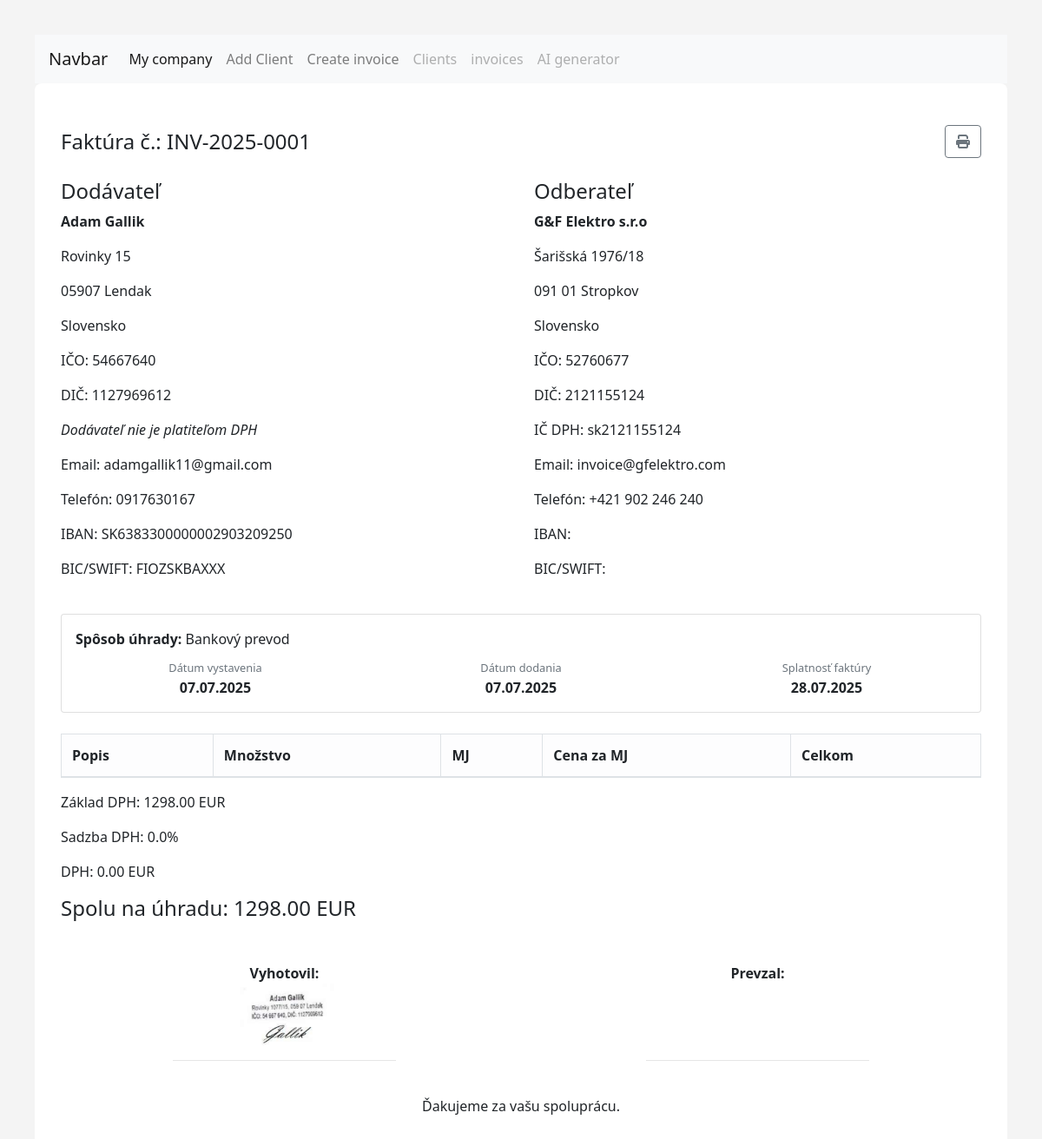
The app's page /invoice/1, older data.
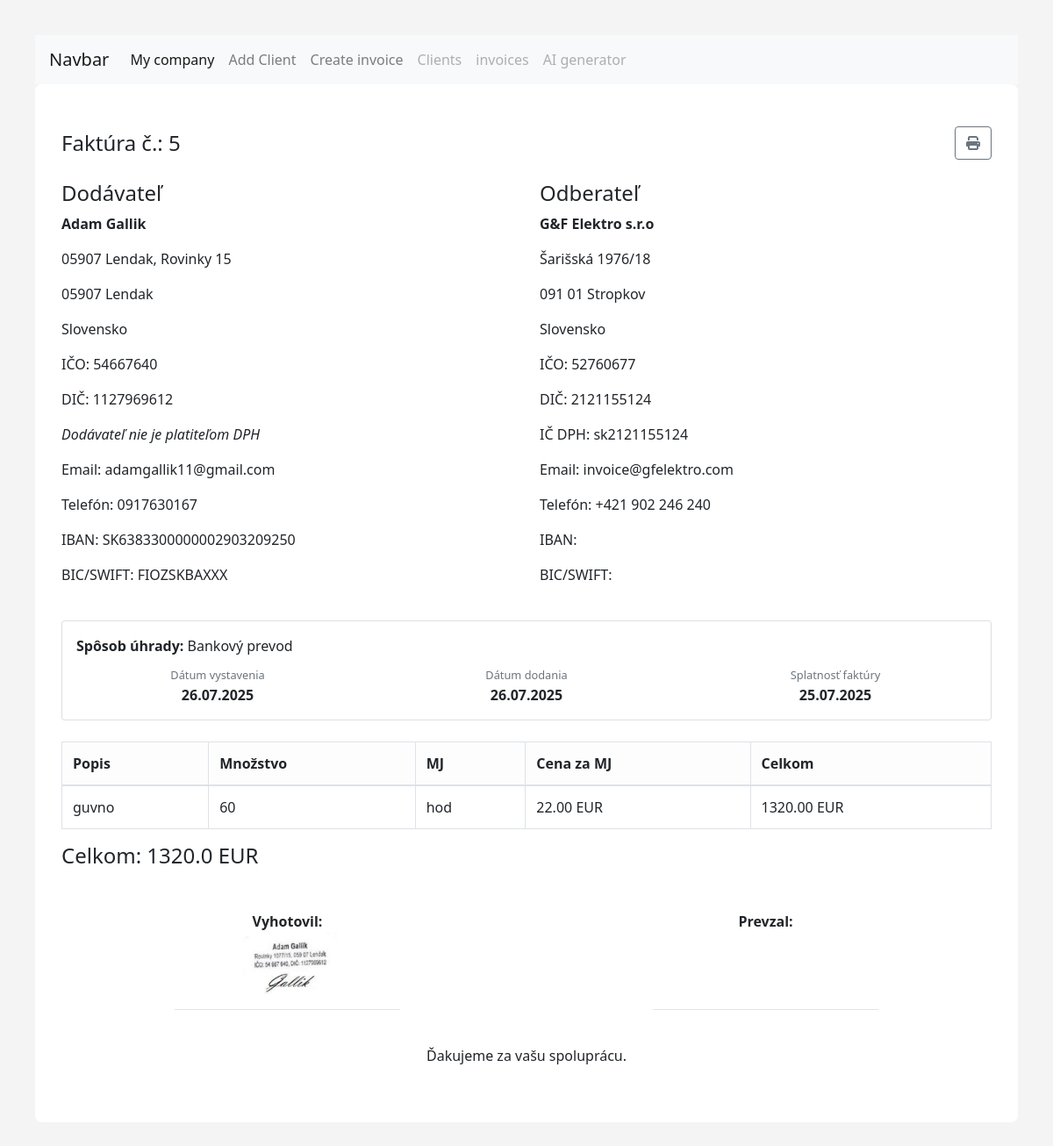
The same page, newer data.
### models.py (models this page shows)
class Invoice(db.Model):
        __tablename__ = 'invoices'
        id = db.Column(db.Integer, primary_key=True)
        invoice_number = db.Column(db.String(50), nullable=False)
        date = db.Column(db.Date, nullable=False)
        due_date = db.Column(db.Date, nullable=False)
        currency = db.Column(db.String(10), nullable=False)
        total_cost = db.Column(db.Float, nullable=False)  # Total cost calculated as quantity
        vat_rate = db.Column(db.Float, nullable=True, default=0.0)  # VAT rate in percentage
        client_id = db.Column(db.Integer, db.ForeignKey('clients.id'), nullable=False)
        company_id = db.Column(db.Integer, db.ForeignKey('companies.id'), nullable=False)  # Foreign key to the company
        company= db.relationship('Company', backref=db.backref('invoices', lazy=True))
        client = db.relationship('Client', backref=db.backref('invoices', lazy=True))
        items = db.relationship("InvoiceItem", back_populates="invoice", cascade="all, delete-orphan")
        created_at = db.Column(db.DateTime, default=datetime.now(timezone.utc))  # Timestamp when the invoice was created

class Company(db.Model):
        __tablename__ = 'companies'
        id = db.Column(db.Integer, primary_key=True)
        name = db.Column(db.String(100), nullable=False)
        ico = db.Column(db.String(20), nullable=False)
        dic = db.Column(db.String(20), nullable=False)
        street = db.Column(db.String(100), nullable=False)
        city = db.Column(db.String(50), nullable=False)
        zip_code = db.Column(db.String(20), nullable=False)
        country = db.Column(db.String(50), nullable=False)
        email = db.Column(db.String(100), nullable=False)
        phone = db.Column(db.String(20), nullable=False)
        iban = db.Column(db.String(34), nullable=False)
        bic = db.Column(db.String(11), nullable=False)
        payment_method = db.Column(db.String(50), nullable=False)
        is_vat_payer = db.Column(db.Boolean, default=False)
        ic_dph = db.Column(db.String(20), nullable=True)  # Optional field for VAT ID if the

class Client(db.Model):
        __tablename__ = 'clients'
        id = db.Column(db.Integer, primary_key=True)
        name = db.Column(db.String(100), nullable=False)
        ico = db.Column(db.String(20), nullable=False)
        dic = db.Column(db.String(20), nullable=False)
        street = db.Column(db.String(100), nullable=False)
        city = db.Column(db.String(50), nullable=False)
        zip_code = db.Column(db.String(20), nullable=False)
        country = db.Column(db.String(50), nullable=False)
        email = db.Column(db.String(100), nullable=False)
        phone = db.Column(db.String(20), nullable=False)
        iban = db.Column(db.String(34), nullable=False)
        bic = db.Column(db.String(11), nullable=False)
        payment_method = db.Column(db.String(50), nullable=False)
        is_vat_payer = db.Column(db.Boolean, default=False)
        ic_dph = db.Column(db.String(20), nullable=True)  # Optional field for VAT ID if the client is a VAT payer

class InvoiceItem(db.Model):
    __tablename__ = 'invoice_items'
    id = db.Column(db.Integer, primary_key=True)
    invoice_id = db.Column(db.Integer, db.ForeignKey('invoices.id'), nullable=False)
    description = db.Column(db.String(200), nullable=False)
    quantity = db.Column(db.Integer, nullable=False)
    unit=db.Column(db.String(50), nullable=False)  # e.g., "pcs", "kg", etc.
    price_per_item = db.Column(db.Float, nullable=False)
    total_cost = db.Column(db.Float, nullable=False)
    invoice = db.relationship("Invoice", back_populates="items")

### routes.py (the view)
@main.route('/invoice/<int:invoice_id>')
def view_invoice(invoice_id):
    invoice = Invoice.query.get_or_404(invoice_id)
    if not invoice.company:
        return "Company information is not set up. Please set up your company first.", 400
    return render_template("invoice.html", invoice_data=invoice, client_data=invoice.client, company_data=invoice.company, items=invoice.items)

### templates/invoice.html
{% extends "base.html" %}
{% block content %}
<div class="container py-5">
  <div class="d-flex justify-content-between align-items-center mb-4">
    <h1 class="mb-0">Faktúra č.: {{ invoice_data.invoice_number }}</h1>
    <a href="#" class="btn btn-outline-secondary no-print" onclick="window.print()" title="Tlačiť">
      <i class="fas fa-print"></i>
    </a>
  </div>
  <div class="row">
    <div class="col-md-6">
      <h4>Dodávateľ</h4>
      <p><strong>{{ company_data.name }}</strong></p>
      <p>{{ company_data.street }}</p>
      <p>{{ company_data.zip_code }} {{ company_data.city }}</p>
      <p>{{ company_data.country }}</p>
      <p>IČO: {{ company_data.ico }}</p>
      <p>DIČ: {{ company_data.dic }}</p>
      {% if company_data.is_vat_payer and company_data.ic_dph %}
        <p>IČ DPH: {{ company_data.ic_dph }}</p>
      {% else %}
        <p><em>Dodávateľ nie je platiteľom DPH</em></p>
      {% endif %}
      <p>Email: {{ company_data.email }}</p>
      <p>Telefón: {{ company_data.phone }}</p>
      <p>IBAN: {{ company_data.iban }}</p>
      <p>BIC/SWIFT: {{ company_data.bic }}</p>
    </div>
    <div class="col-md-6">
      <h4>Odberateľ</h4>
      <p><strong>{{ client_data.name }}</strong></p>
      <p>{{ client_data.street }}</p>
      <p>{{ client_data.zip_code }} {{ client_data.city }}</p>
      <p>{{ client_data.country }}</p>
      <p>IČO: {{ client_data.ico }}</p>
      <p>DIČ: {{ client_data.dic }}</p>
      {% if not client_data.ic_dph %}
        <p><em>Odberateľ nie je platiteľom DPH</em></p>
      {% else %}
        <p>IČ DPH: {{ client_data.ic_dph }}</p>
      {% endif %}
      <p>Email: {{ client_data.email }}</p>
      <p>Telefón: {{ client_data.phone }}</p>
      <p>IBAN: {{ client_data.iban }}</p>
      <p>BIC/SWIFT: {{ client_data.bic }}</p>
    </div>
  </div>
  <div class="card my-4 p-3">
    <p class="mb-2"><strong>Spôsob úhrady:</strong> {{ company_data.payment_method }}</p>
    <div class="row text-center">
      <div class="col">
        <small class="text-muted">Dátum vystavenia</small>
        <div><strong>{{ invoice_data.date.strftime('%d.%m.%Y') }}</strong></div>
      </div>
      <div class="col">
        <small class="text-muted">Dátum dodania</small>
        <div><strong>{{ invoice_data.date.strftime('%d.%m.%Y') }}</strong></div>
      </div>
      <div class="col">
        <small class="text-muted">Splatnosť faktúry</small>
        <div><strong>{{ invoice_data.due_date.strftime('%d.%m.%Y') }}</strong></div>
      </div>
    </div>
  </div>
  <table class="table table-bordered">
    <thead class="table-light">
      <tr>
        <th>Popis</th>
        <th>Množstvo</th>
        <th>MJ</th>
        <th>Cena za MJ</th>
        <th>Celkom</th>
      </tr>
    </thead>
    <tbody>
  {% for item in invoice_data.items %}
    <tr>
      <td>{{ item.description }}</td>
      <td>{{ item.quantity }}</td>
      <td>{{ item.unit or '' }}</td>
      <td>{{ "%.2f"|format(item.price_per_item) }} {{ invoice_data.currency }}</td>
      <td>{{ "%.2f"|format(item.total_cost) }} {{ invoice_data.currency }}</td>
    </tr>
  {% endfor %}
</tbody>
  </table>
  {% if company_data.is_vat_payer %}
    <div class="mt-3">
      <p>Základ DPH: {{ "%.2f"|format(invoice_data.total_cost) }} {{ invoice_data.currency }}</p>
      <p>Sadzba DPH: {{ invoice_data.vat_rate }}%</p>
      <p>DPH: {{ "%.2f"|format(invoice_data.total_cost * invoice_data.vat_rate / 100) }} {{ invoice_data.currency }}</p>
      <h4>Spolu na úhradu: {{ "%.2f"|format(invoice_data.total_cost * (1 + invoice_data.vat_rate / 100)) }} {{ invoice_data.currency }}</h4>
    </div>
  {% else %}
    <h4 class="mt-3 text-end">Celkom: {{ invoice_data.total_cost }} {{ invoice_data.currency }}</h4>
  {% endif %}
  <div class="row mt-5">
    <div class="col text-center">
      <strong>Vyhotovil:</strong><br>
      <img src="{{ url_for('static', filename='stamp.png', _external=True) }}" alt="Stamp" style="max-height: 80px;"><br>
      <hr class="w-50 mx-auto">
    </div>
    <div class="col text-center">
      <strong>Prevzal:</strong><br><br><br><br>
      <hr class="w-50 mx-auto">
    </div>
  </div>
  <p class="text-center mt-4 fst-italic">Ďakujeme za vašu spoluprácu.</p>
</div>
{% endblock %}

### templates/base.html (shortened to what this page needs)
<!DOCTYPE html>
<html lang="en">
<head>
<link rel="stylesheet" href="https://cdn.jsdelivr.net/npm/bootstrap@4.0.0/dist/css/bootstrap.min.css">
<link rel="stylesheet" href="https://cdnjs.cloudflare.com/ajax/libs/font-awesome/6.4.0/css/all.min.css">
</head>
<body>
<nav class="navbar navbar-expand-lg navbar-light bg-light">
  <a class="navbar-brand" href="#">Navbar</a>
  <div class="collapse navbar-collapse" id="navbarNav">
    <ul class="navbar-nav">
      <li class="nav-item active">
        <a class="nav-link" href="/my_company">My company <span class="sr-only">(current)</span></a>
      </li>
      <li class="nav-item">
        <a class="nav-link" href="/add_client">Add Client</a>
      </li>
      <li class="nav-item">
        <a class="nav-link" href="/add_invoice">Create invoice</a>
      </li>
      <li class="nav-item">
        <a class="nav-link disabled" href="/clients">Clients</a>
      </li>
      <li class="nav-item">
        <a class="nav-link disabled" href="/invoices">invoices</a>
      </li>
      <li class="nav-item">
        <a class="nav-link disabled" href="/ai_invoice">AI generator</a>
      </li>
    </ul>
  </div>
</nav>
  <div class="container">
      {% block content %}
      {% endblock %}
    </div>
</body>
</html>

### templates/base.html (style rules this page uses)
body { font-family: 'Segoe UI', sans-serif; background: #f4f4f4; padding: 40px; }
.container { margin: auto; background: #fff; border-radius: 8px; }
h1 { margin-bottom: 20px; }
h1 { font-size: 24px; margin-bottom: 20px; }

Row changes from the older to the newer data that the page shows:
changed Invoice "EUR": invoice_number "INV-2025-0001" → "5"; date "07.07.2025" → "26.07.2025"; due_date "28.07.2025" → "25.07.2025"; total_cost "1298.00" → "1320.0"; vat_rate "0.0" → (not shown); invoice_data.total_cost*invoice_data.vat_rate/100 "0.00" → (not shown); currency "EUR" → (not shown); invoice_data.total_cost*(1+invoice_data.vat_rate/100) "1298.00" → (not shown)
changed Company "Adam Gallik": street "Rovinky 15" → "05907 Lendak, Rovinky 15"; is_vat_payer True → False (drawn)
added InvoiceItem: description "guvno", quantity "60", unit "hod", price_per_item "22.00", {{ invoice_data.currency }} "EUR", total_cost "1320.00"
Text that changed along with them:
text no longer shown: "Základ DPH: Sadzba DPH: % DPH: Spolu na úhradu:"
text now shown: "Celkom:"
